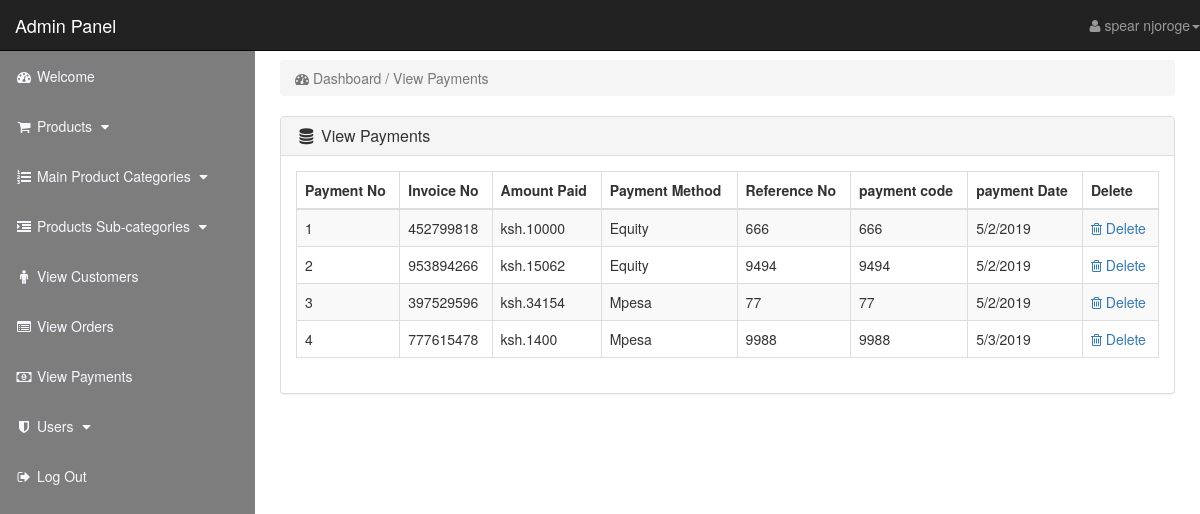
The page /admin_area/index.php?view_payments (signed in) on the database its author committed.
### tables this page shows
CREATE TABLE `payments` (
  `payment_id` int(10) NOT NULL,
  `invoice_no` int(10) NOT NULL,
  `amount` int(10) NOT NULL,
  `payment_mode` text NOT NULL,
  `ref_no` int(10) NOT NULL,
  `code` int(10) NOT NULL,
  `payment_date` text NOT NULL
);

### admin_area/view_payments.php (the view)
<?php
	if(!isset($_SESSION['admin_email']))
	{
		echo "<script>window.open('login.php','_self')</script>";
	}
	else
	{
 ?>
 <div class="row">
 	<div class="col-lg-12">
 		<ol class="breadcrumb">
 			<li class="active">
 				<i class="fa fa-dashboard"></i> Dashboard / View Payments
 			</li>
 		</ol>
 	</div>
 </div>
 <div class="row">
 	<div class="col-lg-12">
 		<div class="panel panel-default">
 			<div class="panel-heading">
 				<h3 class="panel-title">
 					<i class="fa fa-database fa-fw"></i> View Payments
 				</h3>
 			</div>
 			<div class="panel-body">
 				<div class="table-responsive">
 					<table class="table table-hover table-bordered table-striped">
 						<thead>
 							<tr>
 								<th>Payment No</th>
 								<th>Invoice No</th>
 								<th>Amount Paid</th>
 								<th>Payment Method</th>
 								<th>Reference No</th>
 								<th>payment code</th>
 								<th>payment Date</th>
 								<th>Delete</th>
 						    </tr>
 						</thead>
 						<tbody>
 							<?php
 								$i = 0;
 								$get_payments = "select * from payments";
 								$run_payments = mysqli_query($con,$get_payments);
 								while ($row_payments = mysqli_fetch_array($run_payments))
 								{
 									$payment_id = $row_payments['payment_id'];
 									$invoice_no = $row_payments['invoice_no'];
 									$amount = $row_payments['amount'];
 									$payment_mode = $row_payments['payment_mode'];
 									$ref_no = $row_payments['ref_no'];
 									$code = $row_payments['code'];
 									$payment_date = $row_payments['payment_date'];
 									$i++;
 							?>
 								<tr>
 									<td><?php echo $i;  ?></td>
 									<td><?php echo $invoice_no;  ?></td>
 									<td>ksh.<?php echo $amount;  ?></td>
 									<td><?php echo $payment_mode;  ?></td>
 									<td><?php echo $ref_no;  ?></td>
 									<td><?php echo $code;;  ?></td>
 									<td><?php echo $payment_date;  ?></td>
 									<td>
 										<a href="index.php?payment_delete=<?php echo $payment_id; ?>">
 										<i class="fa fa-trash-o"></i> Delete
 										</a>
 									 </td>
 								</tr>
 							<?php } ?>
 						</tbody>
 					</table>
 				</div>
 			</div>
 		</div>
 	</div>
 </div>
<?php } ?>

### admin_area/includes/sidebar.php (shortened to what this page needs)
<?php
	if(!isset($_SESSION['admin_email']))
	{
		echo "<script>window.open('login.php','_self')</script>";
	}
	else
	{
 ?>
<nav class="navbar navbar-inverse navbar-fixed-top">
	<div class="navbar-header">
		<a class="navbar-brand" href="index.php?dashboard">
	Admin Panel
		</a>
	</div>
	<ul class="nav navbar-right top-nav">
		<li class="dropdown">
			<a href="#" class="dropdown-toogle" data-toggle="dropdown">
				<i class="fa fa-user"></i>
				<?php echo $admin_name; ?><b class="caret"></b>
			</a>
		</li>
	</ul>
	<div class="collapse navbar-collapse navbar-ex1-collapes">
		<ul class="nav navbar-nav side-nav">
			<li>
				<a href="index.php?dashboard">
				<i class="fa fa-fw fa-dashboard"></i> Welcome
				</a>
			</li>
			<li>
			<a href="#" data-toggle="collapse" data-target="#products">
				<i class="fa fa-fw fa-shopping-cart"></i> Products
				<i class="fa fa-fw fa-caret-down"></i>
			</a>
			</li>
				<li>
			<a href="#" data-toggle="collapse" data-target="#cat">
				<i class="fa fa-fw fa-list-ol"></i> Main Product Categories
				<i class="fa fa-fw fa-caret-down"></i>
			</a>
		</li>
			<li>
			<a href="#" data-toggle="collapse" data-target="#p_cat">
				<i class="fa fa-fw fa-indent"></i> Products Sub-categories
				<i class="fa fa-fw fa-caret-down"></i>
			</a>
			</li>
			<li>
				<a href="index.php?view_customers">
					<i class="fa fa-fw fa-male"></i> View Customers
				</a>
			</li>
			<li>
				<a href="index.php?view_orders">
					<i class="fa fa-fw fa-list-alt"></i> View Orders
				</a>
			</li>
			<li>
				<a href="index.php?view_payments">
					<i class="fa fa-fw fa-money"></i> View Payments
				</a>
			</li>
			<li>
			<a href="#" data-toggle="collapse" data-target="#users">
				<i class="fa fa-fw fa-shield"></i> Users
				<i class="fa fa-fw fa-caret-down"></i>
			</a>
		</li>
		<li>
			<a href="logout.php">
			<i class="fa fa-fw fa-sign-out"></i> Log Out
			</a>
		</li>
		</ul>
	</div>
</nav>
<?php } ?>

### admin_area/css/style.css (style rules this page uses)
body { margin-top:100px; background:url(images/bg1.png); background-size:cover; }
.active { color: #e74c3c; }
@media (min-width: 768px) { body { margin-top:50px; } }
div.collapse.navbar-collapse.navbar-ex1-collapes { background-color: #222222ad; }
.top-nav>li { display:inline-block; float:left; }
.top-nav>li>a { padding-top:15px; padding-bottom:15px; line-height:20px; color:#999; }
.navbar-inverse .navbar-brand { color: ghostwhite; }
@media (min-width: 768px) { .side-nav { position:fixed; top:51px; width:255px; border-radius:0; overflow-y:auto; background-color: #22222295; bottom:0; overflow-x:hidden; padding-bottom:40px; } }
@media (min-width: 768px) { .navbar-inverse .navbar-nav>li>a { color:ghostwhite; } }
@media (min-width: 768px) { .navbar-inverse .navbar-nav>li>a { transition: 0.6s ease-in; } }
@media (min-width: 768px) { .side-nav>li>a { width:255px; } }

### rows shown on the page
payments: invoice_no "452799818", amount "10000", payment_mode "Equity", ref_no "666", code "666", payment_date "5/2/2019"
payments: invoice_no "953894266", amount "15062", payment_mode "Equity", ref_no "9494", code "9494", payment_date "5/2/2019"
payments: invoice_no "397529596", amount "34154", payment_mode "Mpesa", ref_no "77", code "77", payment_date "5/2/2019"
payments: invoice_no "777615478", amount "1400", payment_mode "Mpesa", ref_no "9988", code "9988", payment_date "5/3/2019"

### other values the page prints
$admin_name "spear njoroge"
